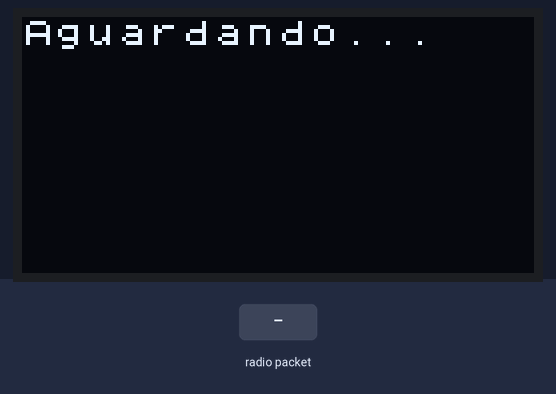
The sketch below on a simulated ATtiny85, built with avr-gcc and run on an emulated ATtiny85. Parts: 128×64 one-colour display. The inputs (shaded band) are chosen by the test bench. No radio packets arrive unless stated.

Above: at 3.3 s.
3.4 s: radio packet "1" arrives
At 4.7 s:
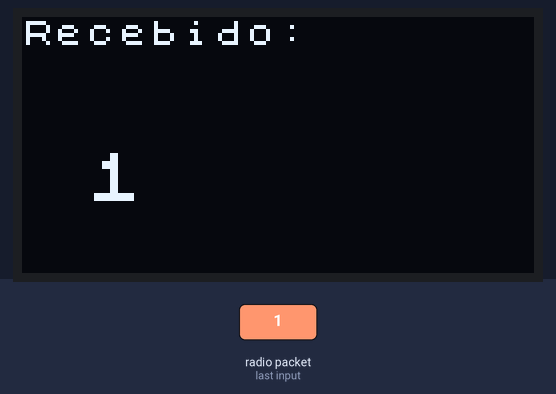
5.0 s: radio packet "0" arrives
At 6.0 s:
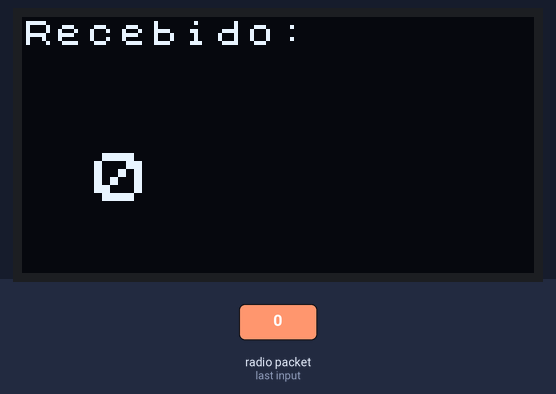
6.6 s: radio packet "2" arrives
At 7.2 s:
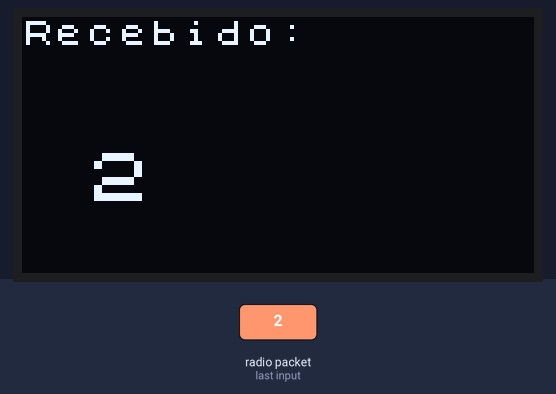
Timing chart, 0 to 9.6 s (numbered marks = the images above; inputs shaded):
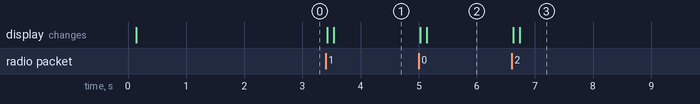

The sketch:

Teste_receptor_atm8.ino
```cpp
//código do receptor. comentei o que é código da minha telinha LCD e podem ser apagados

#include <Arduino.h>
#include <U8x8lib.h> //painel LCD
#include <VirtualWire.h>

#ifdef U8X8_HAVE_HW_SPI//painel LCD
#include <SPI.h>//painel LCD
#endif//painel LCD

// Please UNCOMMENT one of the contructor lines below //painel LCD
// U8x8 Contructor List //painel LCD
// The complete list is available here: https://github.com/olikraus/u8g2/wiki/u8x8setupcpp //painel LCD
// Please update the pin numbers according to your setup. Use U8X8_PIN_NONE if the reset pin is not connected //painel LCD
//U8X8_NULL u8x8;	// null device, a 8x8 pixel display which does nothing
U8X8_SSD1306_128X64_NONAME_HW_I2C u8x8(/* reset=*/ U8X8_PIN_NONE); 	//painel LCD
//U8X8_SSD1306_128X64_NONAME_SW_I2C u8x8(/* clock=*/ 2, /* data=*/ 0, /* reset=*/ U8X8_PIN_NONE); 	      // Digispark ATTiny85 //painel LCD
//U8X8_SSD1306_128X64_NONAME_SW_I2C u8x8(/* clock=*/ SCL, /* data=*/ SDA, /* reset=*/ U8X8_PIN_NONE);   // OLEDs without Reset of the Display //painel LCD

// End of constructor list //painel LCD


void setup(void)
{
  u8x8.begin();//painel LCD
  u8x8.setPowerSave(0);//painel LCD
  u8x8.setFont(u8x8_font_chroma48medium8_r);//painel LCD

  vw_set_rx_pin(5); // Define o pino do Arduino a ser entrada de dados do receptor
  vw_set_ptt_inverted(true); // necessário para nosso receptor
  vw_setup(2000);             // taxa de transferência a ser recebida (em bps)
  vw_rx_start();              // Inicializa o receptor

  u8x8.drawString(0,0,"Aguardando...");//painel LCD
  u8x8.setInverseFont(0);//painel LCD

  delay(2000); //delay de inicialização


}

void loop(void)
{
  uint8_t message[VW_MAX_MESSAGE_LEN]; //vetor de variáveis que armazena a mensagem, um caracter ASCII por posição
  uint8_t msgLength = VW_MAX_MESSAGE_LEN; //variável que armazena o número de caracteres da mensagem

  memset(message, 0, VW_MAX_MESSAGE_LEN);  // limpa o buffer antes de receber. Evita uso de lixo

  if (vw_get_message(message, &msgLength)) //se mensagem recebida, entra no loop. vetor message terá os caracteres, um por posição do vetor
  {
    u8x8.clearDisplay();//painel LCD
    u8x8.drawString(0,0,"Recebido:");//painel LCD
    u8x8.setInverseFont(0);//painel LCD
    u8x8.draw2x2String(2,4,(char*)message); //painel LCD
    u8x8.setInverseFont(0);//painel LCD
  }
}
```

Measured:
- after the input at 3.4 s, the display: first changes at once (image 1 shows a later state)
- after the input at 5.0 s, the display: first changes at once (image 2 shows a later state)
- after the input at 6.6 s, the display: first changes at once (image 3 shows a later state)
